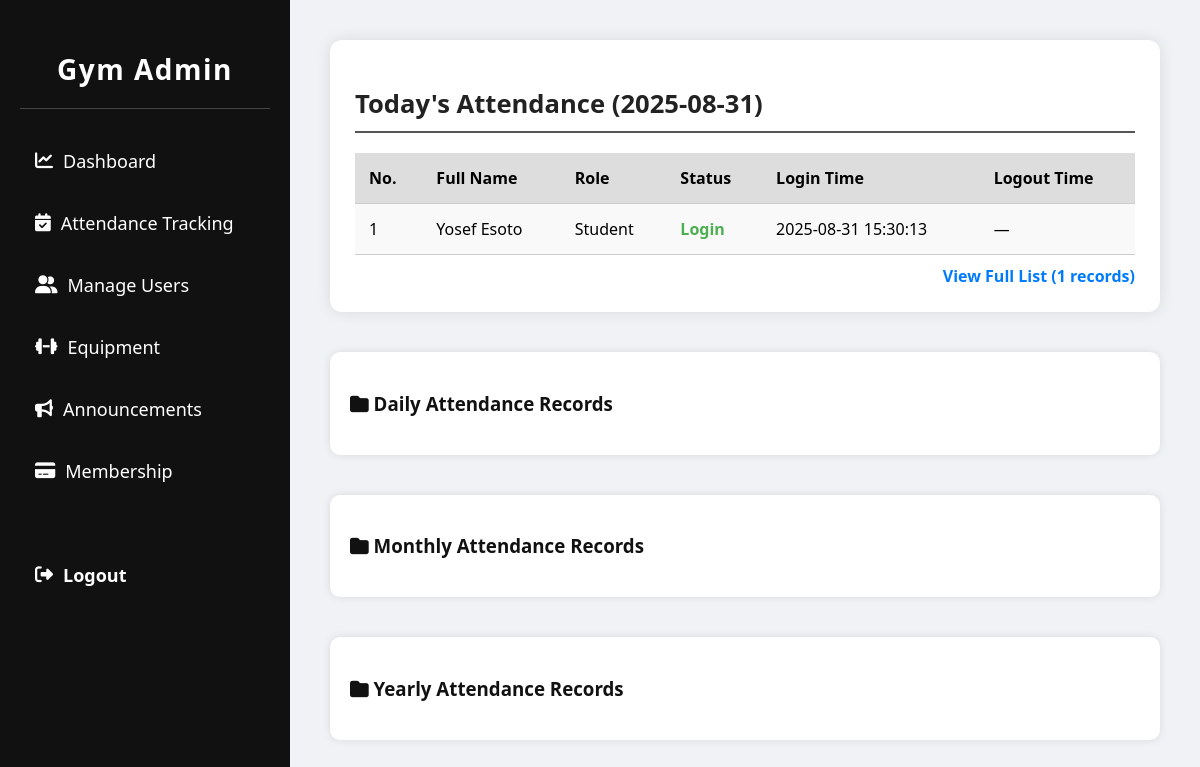
The app's page /admin/attendance_tracking.php (signed in) with its own data.
### tables this page shows
CREATE TABLE `attendance` (
  `id` int(11) NOT NULL,
  `user_id` int(11) NOT NULL,
  `status` enum('Login','Logout') NOT NULL,
  `login_time` datetime DEFAULT NULL,
  `logout_time` datetime DEFAULT NULL,
  `timestamp` timestamp NOT NULL DEFAULT current_timestamp(),
  `day` int(11) DEFAULT NULL,
  `month` int(11) DEFAULT NULL,
  `year` int(11) DEFAULT NULL
);

CREATE TABLE `users` (
  `id` int(11) NOT NULL,
  `first_name` varchar(255) DEFAULT NULL,
  `last_name` varchar(255) DEFAULT NULL,
  `age` int(11) DEFAULT NULL,
  `gender` varchar(50) DEFAULT NULL,
  `email` varchar(255) DEFAULT NULL,
  `phone` varchar(50) DEFAULT NULL,
  `membership_end` date NOT NULL,
  `role` varchar(50) DEFAULT NULL,
  `student_id` varchar(50) DEFAULT NULL,
  `course` varchar(50) DEFAULT NULL,
  `section` varchar(50) DEFAULT NULL,
  `customer_id` varchar(50) DEFAULT NULL,
  `payment_plan` varchar(50) DEFAULT NULL,
  `services` text DEFAULT NULL,
  `faculty_id` varchar(50) DEFAULT NULL,
  `faculty_dept` varchar(50) DEFAULT NULL,
  `created_at` timestamp NOT NULL DEFAULT current_timestamp(),
  `reset_otp` varchar(6) DEFAULT NULL,
  `otp_expiry` datetime DEFAULT NULL
);

### admin/attendance_tracking.php (the view, shortened to what this page needs)
<?php
include('../user/db_connection.php');
$conn->query("SET time_zone = '+08:00'");
$today = date('Y-m-d');
$viewAll = isset($_GET['view']) && $_GET['view'] === 'all';
$query = "
    SELECT
        a.id,
        CONCAT(u.first_name, ' ', u.last_name) AS full_name,
        u.role,
        a.status,
        a.login_time,
        a.logout_time
    FROM attendance a
    JOIN users u ON a.user_id = u.id
    WHERE DATE(a.timestamp) = ?
    ORDER BY a.timestamp DESC
";
if (!$viewAll) {
    $query .= " LIMIT 5";
}
$stmt = $conn->prepare($query);
$stmt->bind_param("s", $today);
$stmt->execute();
$result = $stmt->get_result();
$countQuery = "SELECT COUNT(*) as total FROM attendance WHERE DATE(timestamp) = ?";
$countStmt = $conn->prepare($countQuery);
$countStmt->bind_param("s", $today);
$countStmt->execute();
$countResult = $countStmt->get_result();
$totalRecords = $countResult->fetch_assoc()['total'];
?>
<!DOCTYPE html>
<html lang="en">
<head>
    <link rel="stylesheet" href="https://cdnjs.cloudflare.com/ajax/libs/font-awesome/6.5.0/css/all.min.css">
</head>
<body>
<div class="dashboard-wrapper">
    <aside class="sidebar">
        <div class="logo">
            <h2>Gym Admin</h2>
        </div>
        <nav class="nav">
            <ul>
                <li><a href="admin_dashboard.php"><i class="fas fa-chart-line"></i> Dashboard</a></li>
                <li><a href="attendance_tracking.php"><i class="fas fa-calendar-check"></i> Attendance Tracking</a></li>
                <li><a href="manage_users.php"><i class="fas fa-user-friends"></i> Manage Users</a></li>
                <li><a href="manage_equipment.php"><i class="fas fa-dumbbell"></i> Equipment</a></li>
                <li><a href="announcement.php"><i class="fas fa-bullhorn"></i> Announcements</a></li>
                <li><a href="manage_membership.php"><i class="fas fa-credit-card"></i> Membership</a></li>
            </ul>
        </nav>
        <div class="sidebar-logout">
            <a href="admin_logout.php"><i class="fas fa-sign-out-alt"></i> Logout</a>
        </div>
    </aside>
    <div class="main-content">
        <section class="attendance-tracking">
            <h2>Today's Attendance (<?= htmlspecialchars($today) ?>)</h2>
            <table>
                <thead>
                    <tr>
                        <th>No.</th>
                        <th>Full Name</th>
                        <th>Role</th>
                        <th>Status</th>
                        <th>Login Time</th>
                        <th>Logout Time</th>
                    </tr>
                </thead>
                <tbody>
                    <?php
                    if ($result && $result->num_rows > 0):
                        $start = $totalRecords;
                        while($row = $result->fetch_assoc()): ?>
                            <tr>
                                <td><?= $start-- ?></td>
                                <td><?= htmlspecialchars($row['full_name']) ?></td>
                                <td><?= htmlspecialchars($row['role']) ?></td>
                                <td class="<?= $row['status'] === 'Login' ? 'status-login' : 'status-logout' ?>">
                                    <?= htmlspecialchars($row['status']) ?>
                                </td>
                                <td><?= $row['login_time'] ? htmlspecialchars($row['login_time']) : '—' ?></td>
                                <td><?= $row['logout_time'] ? htmlspecialchars($row['logout_time']) : '—' ?></td>
                            </tr>
                    <?php endwhile;
                    else: ?>
                        <tr><td colspan="6">No attendance records for today.</td></tr>
                    <?php endif; ?>
                </tbody>
            </table>
            <div class="link-right">
                <a href="view_full_attendance.php">View Full List (<?= $totalRecords ?> records)</a>
            </div>
        </section>
        <div class="folder-section">
            <h3><a href="daily_folders.php"><i class="fas fa-folder"></i> Daily Attendance Records</a></h3>
        </div>
        <div class="folder-section">
            <h3><a href="monthly_folders.php"><i class="fas fa-folder"></i> Monthly Attendance Records</a></h3>
        </div>
        <div class="folder-section">
            <h3><a href="yearly_folders.php"><i class="fas fa-folder"></i> Yearly Attendance Records</a></h3>
        </div>
    </div>
</div>
</body>
</html>

### admin/attendance_tracking.php (style rules this page uses)
* { box-sizing: border-box; }
body, html { margin: 0; padding: 0; font-family: 'Segoe UI', Tahoma, Geneva, Verdana, sans-serif; background-color: #f0f2f5; }
.dashboard-wrapper { display: flex; height: 100vh; }
.sidebar { width: 290px; background: #111; backdrop-filter: blur(6px); color: #fff; padding: 20px 20px 40px; position: fixed; height: 100vh; overflow-y: auto; }
.sidebar .logo { text-align: center; padding: 30px 0 20px; border-bottom: 1px solid #444; margin-bottom: 30px; }
.sidebar .logo h2 { margin: 0; font-size: 28px; font-weight: 600; letter-spacing: 1.5px; color: #fff; }
.sidebar .nav ul { list-style: none; padding: 0; }
.sidebar .nav ul li { margin: 18px 0; }
.sidebar .nav ul li a { font-size: 18px; font-weight: 500; color: #fff; text-decoration: none; display: flex; align-items: center; gap: 10px; padding: 10px 15px; border-radius: 6px; transition: background 0.3s, color 0.3s; }
.sidebar-logout a { color: #fff; text-decoration: none; display: flex; align-items: center; gap: 10px; margin-top: 60px; font-weight: bold; font-size: 18px; padding: 10px 15px; border-radius: 6px; transition: background 0.3s, color 0.3s; }
.main-content { margin-left: 290px; padding: 40px; flex: 1; overflow-y: auto; }
.attendance-tracking { background: #fff; padding: 25px; border-radius: 12px; box-shadow: 0 0 15px rgba(0, 0, 0, 0.1); position: relative; }
.attendance-tracking h2 { font-size: 1.6rem; margin-bottom: 20px; color: #222; border-bottom: 2px solid #555; padding-bottom: 10px; }
table { width: 100%; border-collapse: collapse; background-color: #f9f9f9; margin-bottom: 10px; }
thead { background-color: #ddd; }
table th, table td { padding: 14px; text-align: left; border-bottom: 1px solid #ccc; }
.status-login { color: #4CAF50; font-weight: bold; }
.link-right { text-align: right; margin-top: 10px; }
.link-right a { font-weight: bold; text-decoration: none; color: #007bff; }
.folder-section { margin-top: 40px; padding: 20px; background: #fff; border-radius: 10px; box-shadow: 0 0 8px rgba(0,0,0,0.1); }
.folder-section h3 a { text-decoration: none; color: #111; font-weight: bold; }

### records on screen
attendance: full_name "Yosef Esoto", user.role "Student", status "Login", login_time "2025-08-31 15:30:13"

### other values on screen
$totalRecords "1"
